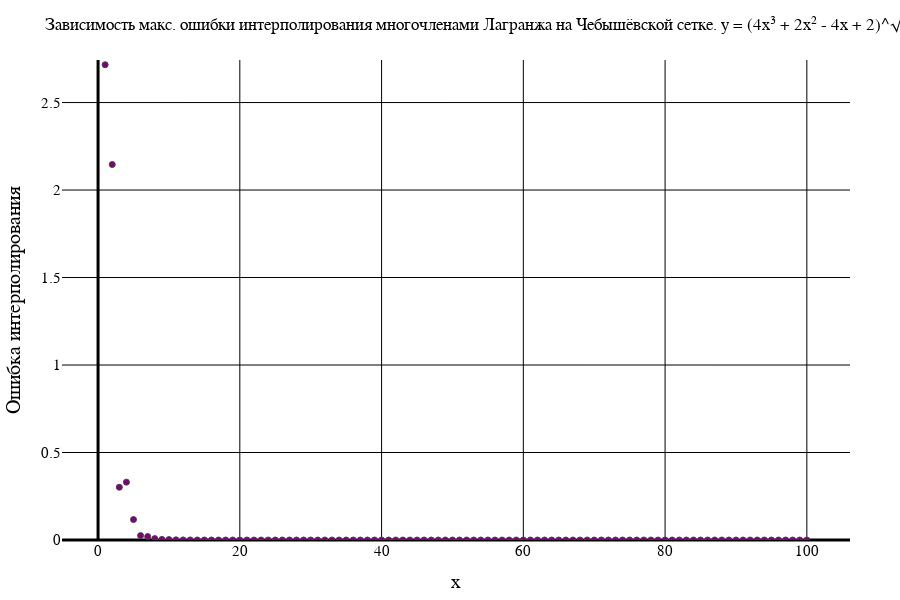

Notebook code for this chart:
### Code cell
makeErrorPlot(numOfFunc, methodTypeList[1], gridTypeList[2], titleList, interval, funcColor)

### Figure 1 — Plotly figure (JSON) as saved in the notebook; plotly's stock layout.template omitted (floating-point values rounded to 4 significant figures)
{"data": [{"marker": {"color": "purple", "line": {"width": 1}, "showline": true}, "mode": "markers", "type": "scatter", "x": [1, 2, 3, 4, 5, 6, 7, 8, 9, 10, 11, 12, 13, 14, 15, 16, 17, 18, 19, 20, 21, 22, 23, 24, 25, 26, 27, 28, 29, 30, 31, 32, 33, 34, 35, 36, 37, 38, 39, 40, 41, 42, 43, 44, 45, 46, 47, 48, 49, 50, 51, 52, 53, 54, 55, 56, 57, 58, 59, 60, 61, 62, 63, 64, 65, 66, 67, 68, 69, 70, 71, 72, 73, 74, 75, 76, 77, 78, 79, 80, 81, 82, 83, 84, 85, 86, 87, 88, 89, 90, 91, 92, 93, 94, 95, 96, 97, 98, 99, 100], "y": [2.716, 2.146, 0.3015, 0.3307, 0.1169, 0.02504, 0.0196, 0.007949, 0.003346, 0.002424, 0.0009521, 0.0005734, 0.0004018, 0.0001429, 0.0001145, 7.243e-05, 2.314e-05, 2.43e-05, 1.42e-05, 5.328e-06, 5.539e-06, 2.837e-06, 1.399e-06, 1.271e-06, 5.934e-07, 3.756e-07, 2.976e-07, 1.225e-07, 1.009e-07, 7.077e-08, 2.511e-08, 2.677e-08, 1.679e-08, 6.432e-09, 7.004e-09, 3.917e-09, 1.954e-09, 1.87e-09, 9.053e-10, 5.806e-10, 4.823e-10, 2.088e-10, 1.677e-10, 1.248e-10, 4.623e-11, 4.792e-11, 3.158e-11, 1.192e-11, 1.365e-11, 7.923e-12, 3.868e-12, 3.785e-12, 1.953e-12, 1.194e-12, 1.024e-12, 4.663e-13, 3.708e-13, 2.869e-13, 1.101e-13, 1.146e-13, 7.327e-14, 2.887e-14, 3.286e-14, 2.22e-14, 1.155e-14, 1.332e-14, 1.021e-14, 8.438e-15, 1.243e-14, 7.55e-15, 1.288e-14, 9.326e-15, 1.021e-14, 1.021e-14, 1.288e-14, 9.77e-15, 1.465e-14, 8.438e-15, 1.332e-14, 1.066e-14, 8.882e-15, 8.438e-15, 9.326e-15, 9.326e-15, 1.199e-14, 1.155e-14, 8.882e-15, 1.066e-14, 1.155e-14, 7.55e-15, 9.77e-15, 1.021e-14, 1.51e-14, 1.11e-14, 8.882e-15, 8.438e-15, 1.155e-14, 1.421e-14, 1.288e-14, 1.021e-14]}], "layout": {"coloraxis": {"outlinecolor": "black"}, "font": {"color": "black", "family": "Times New Roman"}, "height": 600, "margin": {"b": 50, "l": 50, "r": 50, "t": 60}, "paper_bgcolor": "white", "plot_bgcolor": "white", "title": {"autosize": false, "font": {"color": "black", "family": "Times New Roman", "size": 17}, "paper_bgcolor": "red", "text": "Зависимость макс. ошибки интерполирования многочленами Лагранжа на Чебышёвской сетке. y = (4x³ + 2x² - 4x + 2)^√2 + arcsin(1 / 5 + x - x²) - 5, x ∈ [-1.0, 1.0]"}, "width": 900, "xaxis": {"color": "black", "gridcolor": "black", "gridwidth": 1, "tickfont": {"size": 15}, "title": {"font": {"color": "black", "family": "Times New Roman", "size": 20}, "text": "x"}, "zerolinecolor": "black", "zerolinewidth": 3}, "yaxis": {"exponentformat": "power", "gridcolor": "black", "gridwidth": 1, "range": [0, 2.743], "tickfont": {"size": 15}, "title": {"font": {"color": "black", "family": "Times New Roman", "size": 20}, "text": "Ошибка интерполирования"}, "zerolinecolor": "black", "zerolinewidth": 3}}}
